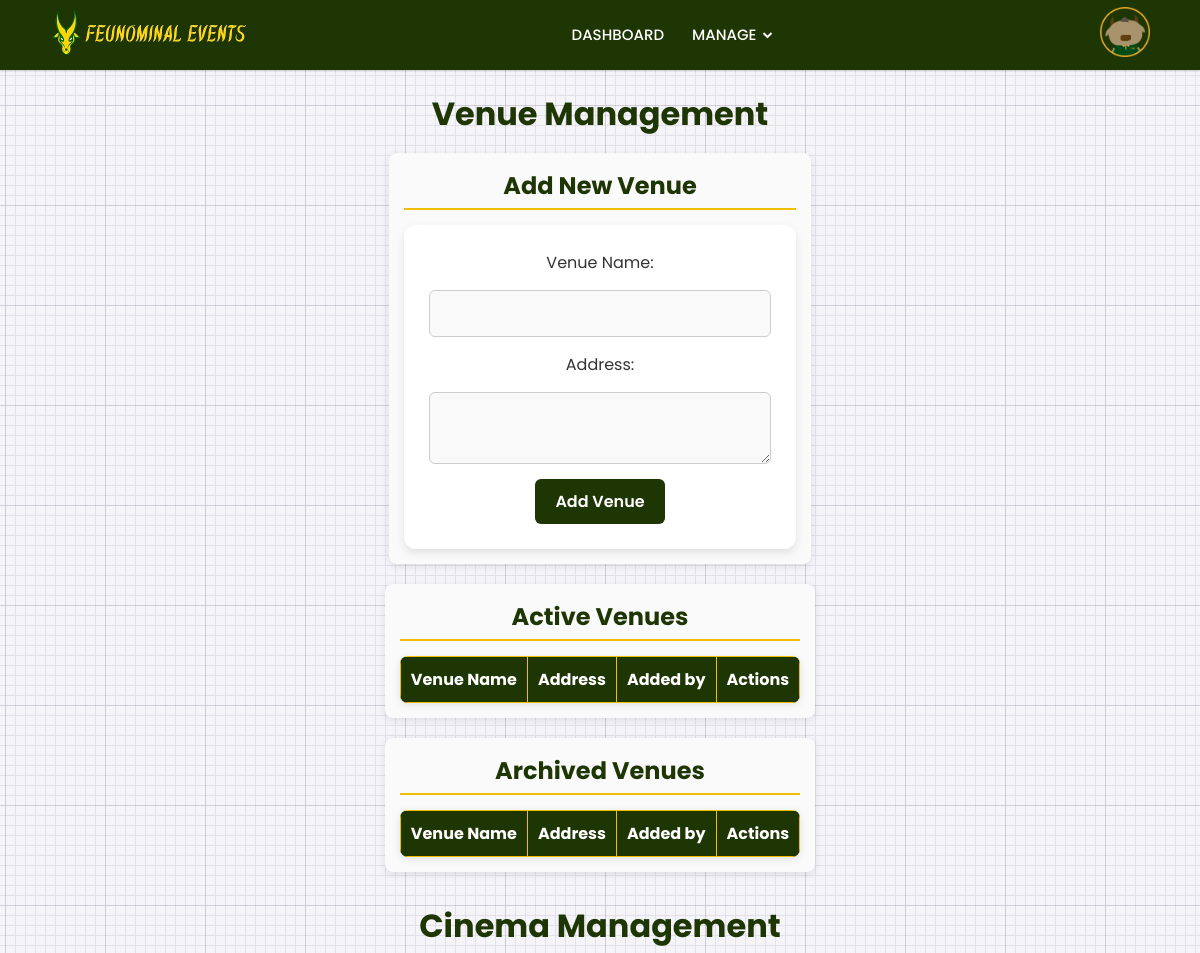
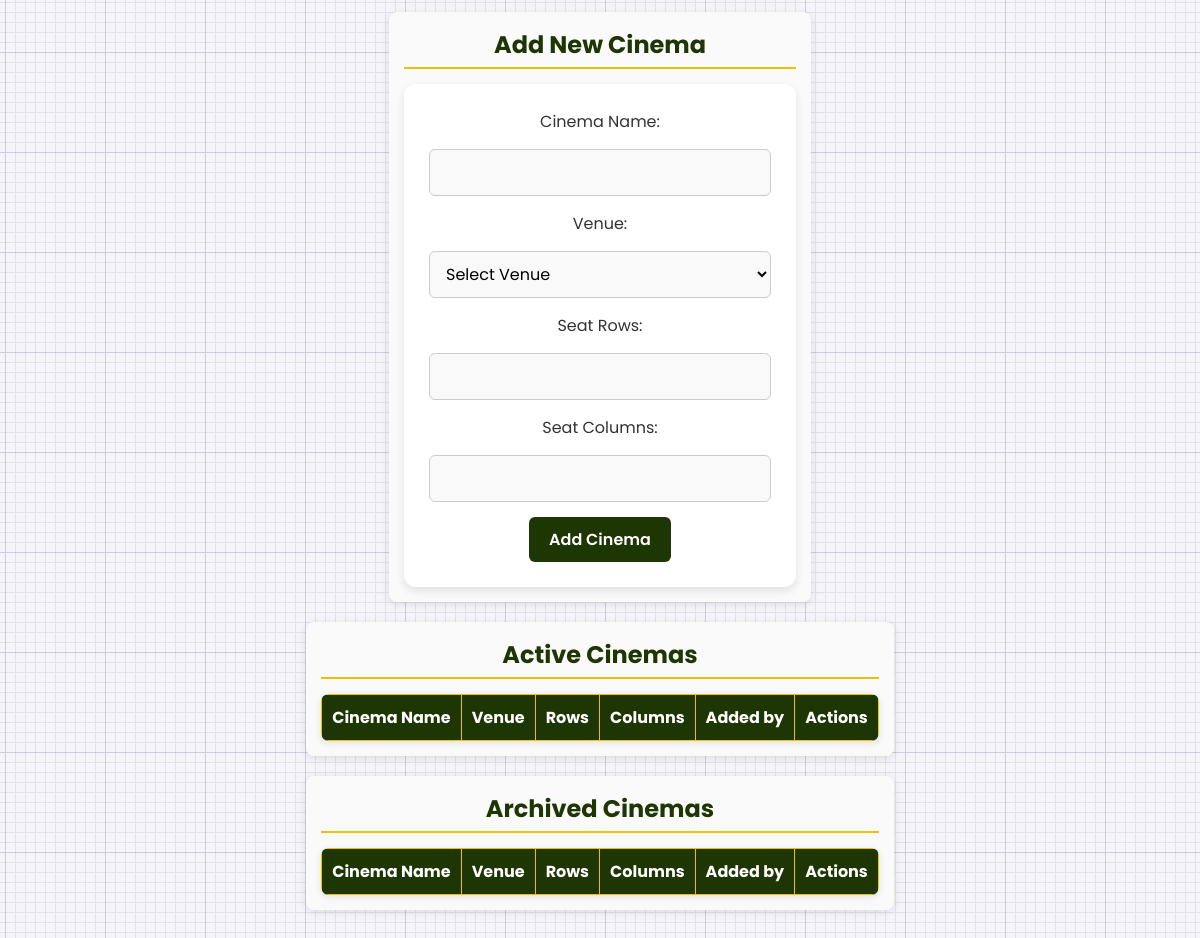
Page /admin/manage_venues.php on the earlier database version (2 pictures, top to bottom).
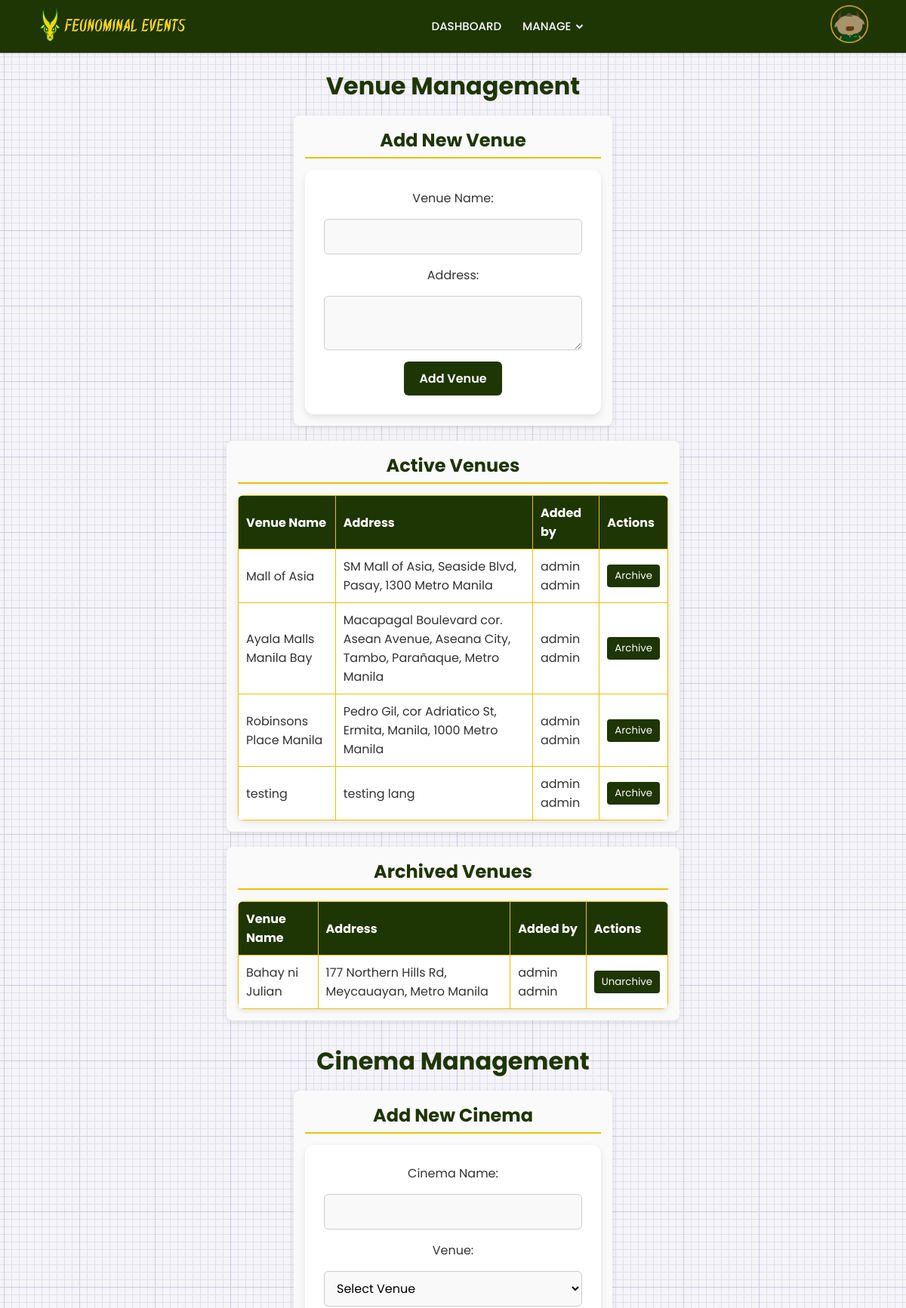
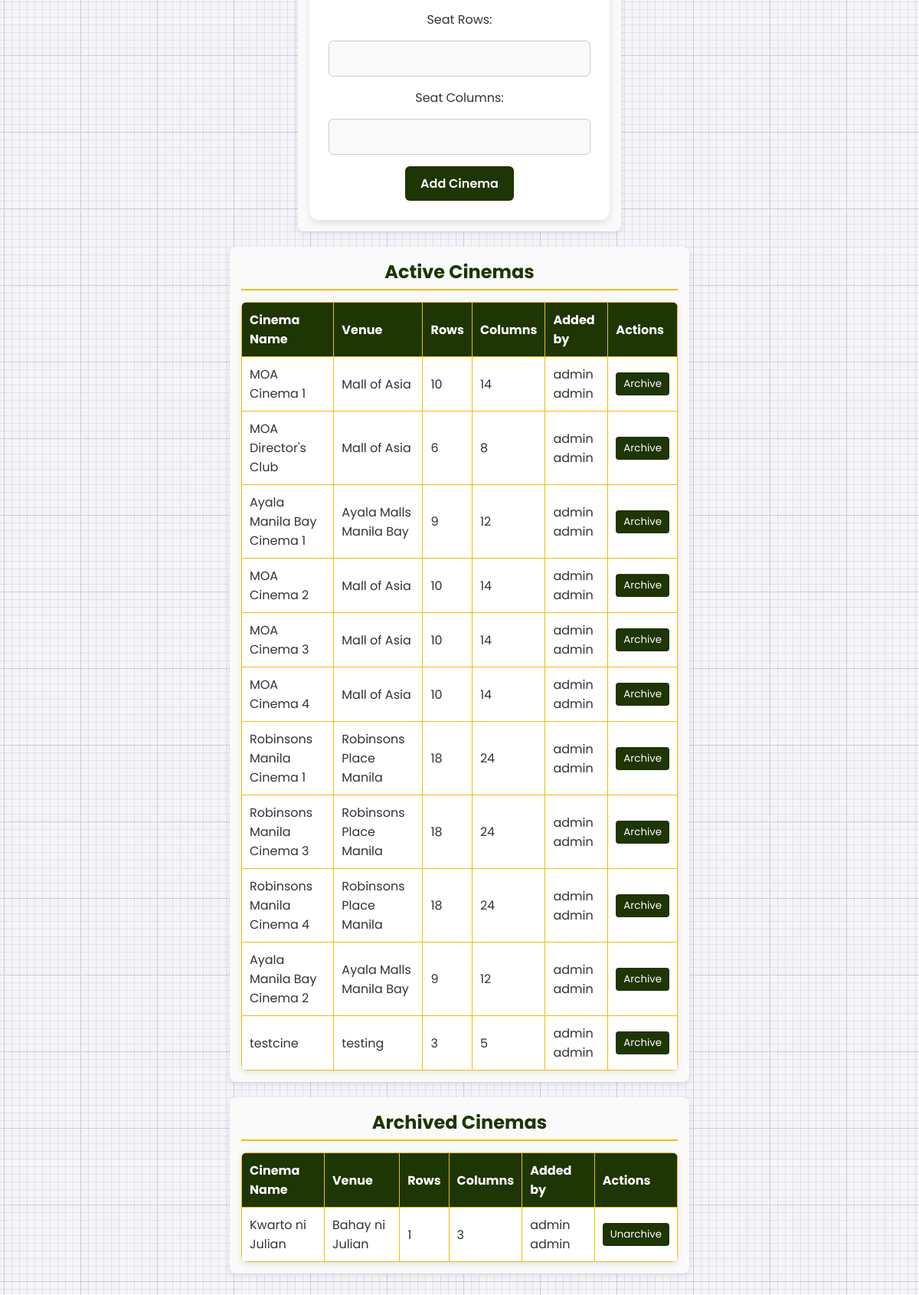
Same page on the later database version (2 pictures, top to bottom).
### tables this page shows
CREATE TABLE `venues` (
  `venue_id` int(10) NOT NULL,
  `venue_name` varchar(50) NOT NULL,
  `address` text NOT NULL,
  `event_type` varchar(50) NOT NULL,
  `image` varchar(255) NOT NULL,
  `user_id` int(11) NOT NULL,
  `archived` tinyint(1) NOT NULL DEFAULT 0
);

CREATE TABLE `cinemas` (
  `cinema_id` int(11) NOT NULL,
  `venue_id` int(11) DEFAULT NULL,
  `name` varchar(100) DEFAULT NULL,
  `seat_capacity` int(11) DEFAULT NULL,
  `seat_rows` int(11) DEFAULT NULL,
  `seat_columns` int(11) DEFAULT NULL,
  `seatplan_image` varchar(255) DEFAULT NULL,
  `user_id` int(11) NOT NULL,
  `archived` tinyint(1) NOT NULL DEFAULT 0
);

### admin/manage_venues.php (the view, shortened to what the changed rows need)
<?php
$conn = new mysqli('localhost', 'root', '', 'tix');
?>
<!DOCTYPE html>
<html lang="en">
<head>
    <link rel="stylesheet" href="../css/nav.css">
    <link rel="stylesheet" href="css/manage_venues.css">
    <link href='https://unpkg.com/boxicons@2.0.7/css/boxicons.min.css' rel='stylesheet'>
</head>
<body>
<h1>Venue Management</h1>
<div class="section-row">
    <div class="section-column">
        <h2>Add New Venue</h2>
    </div>
    <div class="section-column">
        <h2>Active Venues</h2>
        <table>
            <tr><th>Venue Name</th><th>Address</th><th>Added by</th><th>Actions</th></tr>
            <?php
            $res = $conn->query("SELECT v.venue_id, v.venue_name, v.address, CONCAT(u.f_name, ' ', u.s_name) AS user_name
                                 FROM venues v
                                 JOIN users u ON v.user_id = u.user_id
                                 WHERE v.archived = 0");
            while ($venue = $res->fetch_assoc()) {
                echo "<tr>
                    <td>" . htmlspecialchars($venue['venue_name']) . "</td>
                    <td>" . htmlspecialchars($venue['address']) . "</td>
                    <td>" . htmlspecialchars($venue['user_name']) . "</td>
                    <td>
                        <form method='POST' action='php/archive_venue.php' onsubmit=\"return confirm('Archive this venue?');\">
                            <input type='hidden' name='venue_id' value='" . $venue['venue_id'] . "'>
                            <input type='submit' value='Archive'>
                        </form>
                    </td>
                </tr>";
            }
            ?>
        </table>
    </div>
    <div class="section-column">
        <h2>Archived Venues</h2>
        <table>
            <tr><th>Venue Name</th><th>Address</th><th>Added by</th><th>Actions</th></tr>
            <?php
            $res = $conn->query("SELECT v.venue_id, v.venue_name, v.address, CONCAT(u.f_name, ' ', u.s_name) AS user_name
                                 FROM venues v
                                 JOIN users u ON v.user_id = u.user_id
                                 WHERE v.archived = 1");
            while ($venue = $res->fetch_assoc()) {
                echo "<tr>
                    <td>" . htmlspecialchars($venue['venue_name']) . "</td>
                    <td>" . htmlspecialchars($venue['address']) . "</td>
                    <td>" . htmlspecialchars($venue['user_name']) . "</td>
                    <td>
                        <form method='POST' action='php/unarchive_venue.php' onsubmit=\"return confirm('Unarchive this venue?');\">
                            <input type='hidden' name='venue_id' value='" . $venue['venue_id'] . "'>
                            <input type='submit' value='Unarchive'>
                        </form>
                    </td>
                </tr>";
            }
            ?>
        </table>
    </div>
</div>
<h1>Cinema Management</h1>
<div class="section-row">
    <div class="section-column">
        <h2>Add New Cinema</h2>
    </div>
    <div class="section-column">
        <h2>Active Cinemas</h2>
        <table>
            <tr><th>Cinema Name</th><th>Venue</th><th>Rows</th><th>Columns</th><th>Added by</th><th>Actions</th></tr>
            <?php
            $res = $conn->query("SELECT c.cinema_id, c.name AS cinema_name, v.venue_name, c.seat_rows, c.seat_columns, c.seat_capacity,
                                 CONCAT(u.f_name, ' ', u.s_name) AS user_name
                                 FROM cinemas c
                                 JOIN venues v ON c.venue_id = v.venue_id
                                 JOIN users u ON c.user_id = u.user_id
                                 WHERE c.archived = 0");
            while ($cinema = $res->fetch_assoc()) {
                echo "<tr>
                    <td>" . htmlspecialchars($cinema['cinema_name']) . "</td>
                    <td>" . htmlspecialchars($cinema['venue_name']) . "</td>
                    <td>{$cinema['seat_rows']}</td>
                    <td>{$cinema['seat_columns']}</td>
                    <td>" . htmlspecialchars($cinema['user_name']) . "</td>
                    <td>
                        <form method='POST' action='php/archive_cinema.php' onsubmit=\"return confirm('Archive this cinema?');\">
                            <input type='hidden' name='cinema_id' value='" . $cinema['cinema_id'] . "'>
                            <input type='submit' value='Archive'>
                        </form>
                    </td>
                </tr>";
            }
            ?>
        </table>
    </div>
    <div class="section-column">
        <h2>Archived Cinemas</h2>
        <table>
            <tr><th>Cinema Name</th><th>Venue</th><th>Rows</th><th>Columns</th><th>Added by</th><th>Actions</th></tr>
            <?php
            $res = $conn->query("SELECT c.cinema_id, c.name AS cinema_name, v.venue_name, c.seat_rows, c.seat_columns, c.seat_capacity,
                                 CONCAT(u.f_name, ' ', u.s_name) AS user_name
                                 FROM cinemas c
                                 JOIN venues v ON c.venue_id = v.venue_id
                                 JOIN users u ON c.user_id = u.user_id
                                 WHERE c.archived = 1");
            while ($cinema = $res->fetch_assoc()) {
                echo "<tr>
                    <td>" . htmlspecialchars($cinema['cinema_name']) . "</td>
                    <td>" . htmlspecialchars($cinema['venue_name']) . "</td>
                    <td>{$cinema['seat_rows']}</td>
                    <td>{$cinema['seat_columns']}</td>
                    <td>" . htmlspecialchars($cinema['user_name']) . "</td>
                    <td>
                        <form method='POST' action='php/unarchive_cinema.php' onsubmit=\"return confirm('Unarchive this cinema?');\">
                            <input type='hidden' name='cinema_id' value='" . $cinema['cinema_id'] . "'>
                            <input type='submit' value='Unarchive'>
                        </form>
                    </td>
                </tr>";
            }
            ?>
        </table>
    </div>
</div>
</body>
</html>

Differences in the rows shown:
now on this page (row edited): venues: venue_name "Mall of Asia", address "SM Mall of Asia, Seaside Blvd, Pasay, 1300 Metro Manila", user_name "admin admin", shown under "Active Venues"
now on this page (row edited): venues: venue_name "Ayala Malls Manila Bay", address "Macapagal Boulevard cor. Asean Avenue, Aseana City, Tambo, Parañaque, Metro Manila", user_name "admin admin", shown under "Active Venues"
now on this page (row edited): venues: venue_name "Robinsons Place Manila", address "Pedro Gil, cor Adriatico St, Ermita, Manila, 1000 Metro Manila", user_name "admin admin", shown under "Active Venues"
added venues: venue_name "testing", address "testing lang", user_name "admin admin", shown under "Active Venues"
added venues: venue_name "Bahay ni Julian", address "177 Northern Hills Rd, Meycauayan, Metro Manila", user_name "admin admin", shown under "Archived Venues"
now on this page (row edited): cinemas: name "MOA Cinema 1", venue.venue_name "Mall of Asia", seat_rows "10", seat_columns "14", user_name "admin admin", shown under "Active Cinemas"
now on this page (row edited): cinemas: name "MOA Director's Club", venue.venue_name "Mall of Asia", seat_rows "6", seat_columns "8", user_name "admin admin", shown under "Active Cinemas"
now on this page (row edited): cinemas: name "Ayala Manila Bay Cinema 1", venue.venue_name "Ayala Malls Manila Bay", seat_rows "9", seat_columns "12", user_name "admin admin", shown under "Active Cinemas"
now on this page (row edited): cinemas: name "MOA Cinema 2", venue.venue_name "Mall of Asia", seat_rows "10", seat_columns "14", user_name "admin admin", shown under "Active Cinemas"
now on this page (row edited): cinemas: name "MOA Cinema 3", venue.venue_name "Mall of Asia", seat_rows "10", seat_columns "14", user_name "admin admin", shown under "Active Cinemas"
now on this page (row edited): cinemas: name "MOA Cinema 4", venue.venue_name "Mall of Asia", seat_rows "10", seat_columns "14", user_name "admin admin", shown under "Active Cinemas"
now on this page (row edited): cinemas: name "Robinsons Manila Cinema 1", venue.venue_name "Robinsons Place Manila", seat_rows "18", seat_columns "24", user_name "admin admin", shown under "Active Cinemas"
now on this page (row edited): cinemas: name "Robinsons Manila Cinema 3", venue.venue_name "Robinsons Place Manila", seat_rows "18", seat_columns "24", user_name "admin admin", shown under "Active Cinemas"
now on this page (row edited): cinemas: name "Robinsons Manila Cinema 4", venue.venue_name "Robinsons Place Manila", seat_rows "18", seat_columns "24", user_name "admin admin", shown under "Active Cinemas"
now on this page (row edited): cinemas: name "Ayala Manila Bay Cinema 2", venue.venue_name "Ayala Malls Manila Bay", seat_rows "9", seat_columns "12", user_name "admin admin", shown under "Active Cinemas"
added cinemas: name "testcine", venue.venue_name "testing", seat_rows "3", seat_columns "5", user_name "admin admin", shown under "Active Cinemas"
added cinemas: name "Kwarto ni Julian", venue.venue_name "Bahay ni Julian", seat_rows "1", seat_columns "3", user_name "admin admin", shown under "Archived Cinemas"
